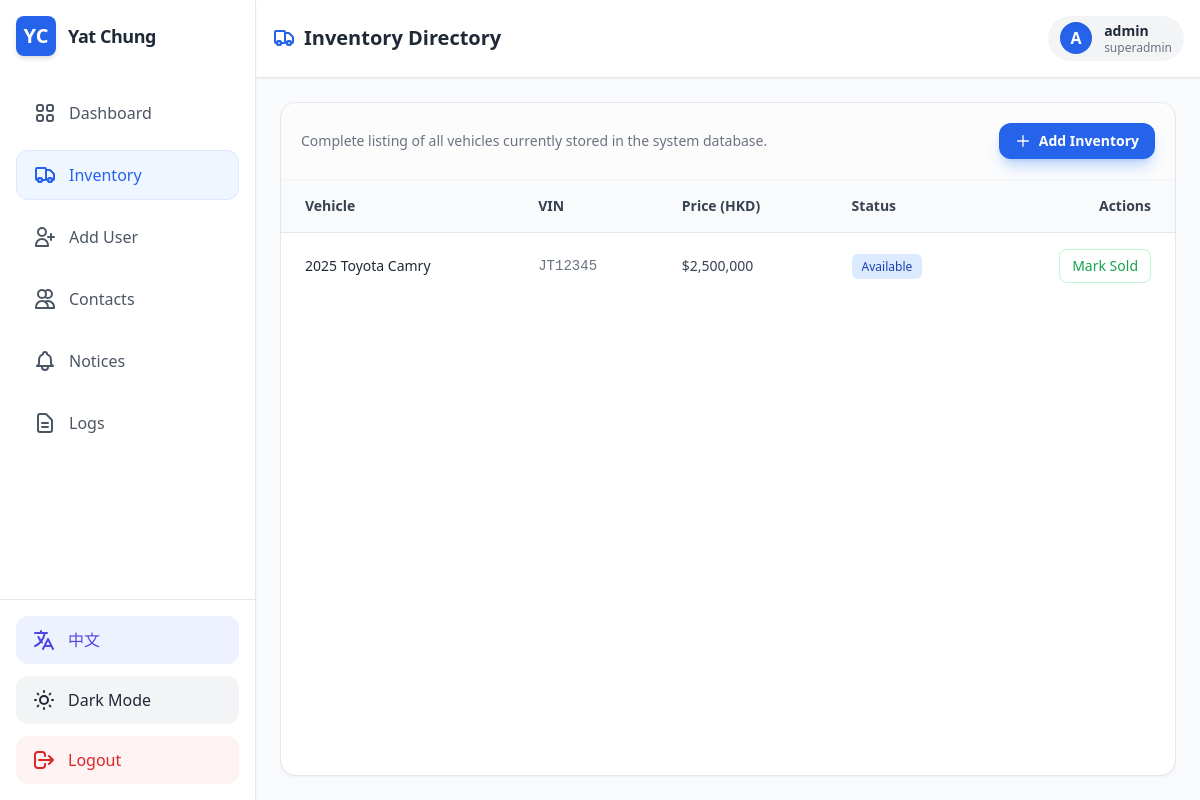
/inventory (signed in), run on an earlier commit of the app's database.
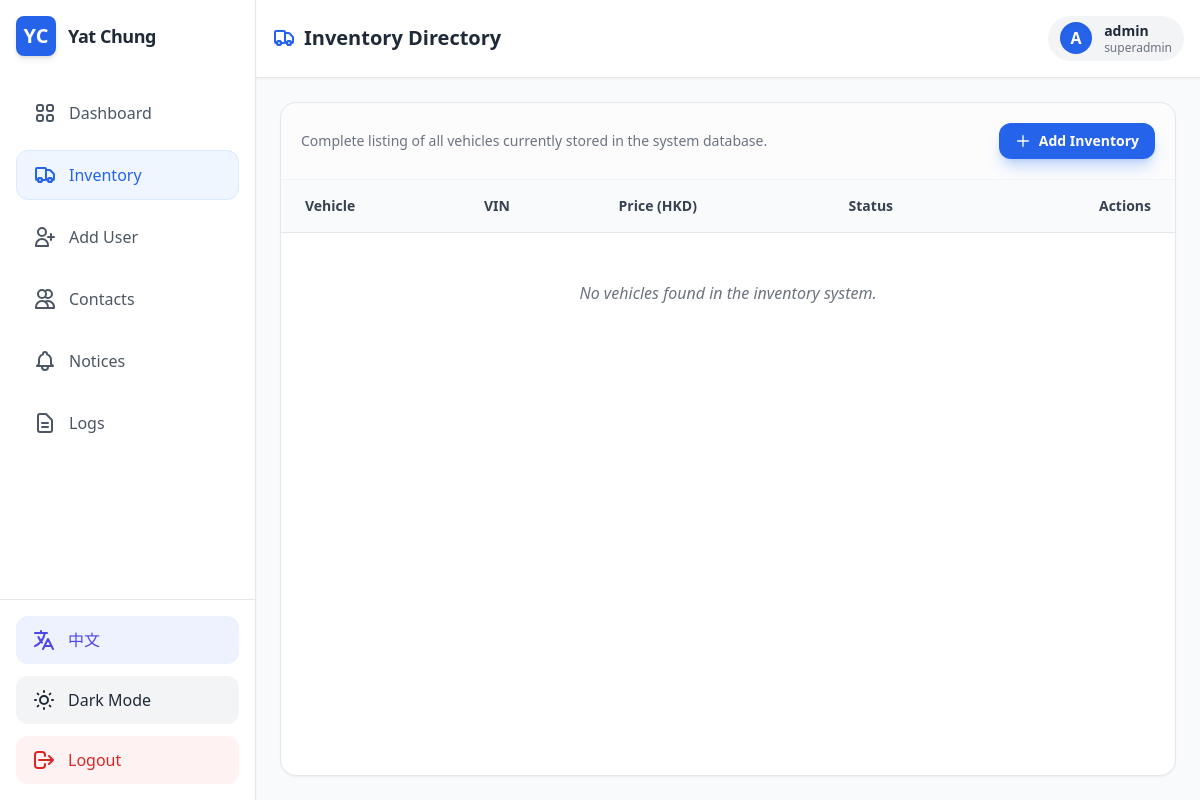
And on a later commit of the database.
### app.py (models this page shows, shortened)
class User(UserMixin, db.Model):
    __tablename__ = 'users'
    id = db.Column(db.Integer, primary_key=True)
    username = db.Column(db.String(80), unique=True, nullable=False)
    password_hash = db.Column(db.String(128), nullable=False)
    role = db.Column(db.String(20), nullable=False, default='staff')

class Inventory(db.Model):
    __tablename__ = 'inventory'
    id = db.Column(db.Integer, primary_key=True)
    make = db.Column(db.String(50), nullable=False)
    model = db.Column(db.String(50), nullable=False)
    year = db.Column(db.Integer, nullable=False)
    vin = db.Column(db.String(17), unique=True, nullable=False)
    status = db.Column(db.String(20), default='Available')
    price = db.Column(db.Float, nullable=False)

### app.py (the view)
@app.route('/inventory')
def inventory():
    try:
        if not current_user.is_authenticated:
            return redirect(url_for('login'))
        new_log = AuditLog(user_id=current_user.id, action="Viewed full inventory directory")
        db.session.add(new_log)
        db.session.commit()
        inventory_items = Inventory.query.order_by(Inventory.id.desc()).all()
        return render_template('inventory.html', user=current_user, inventory=inventory_items)
    except Exception as e:
        print(f"🛑 INVENTORY ROUTE ERROR: {str(e)}")
        flash(f"Could not load Inventory tab: {str(e)}", "error")
        return redirect(url_for('dashboard'))

### app.py (called while the page is built)
@login_manager.user_loader
def load_user(user_id):
    return User.query.get(int(user_id))

@app.context_processor
def inject_translations():
    lang = flask_session.get('lang', 'en')
    def t(key):
        return TRANSLATIONS.get(lang, {}).get(key, key)
    return dict(t=t, current_lang=lang)

### templates/inventory.html (shortened to what this page needs)
{% extends "base.html" %}
{% block header_content %}
<h2 class="text-xl font-bold text-gray-800 dark:text-white flex items-center gap-2">
    {{ t('inventory_tab') }} Directory
</h2>
<div class="flex items-center gap-3 px-3 py-1.5 bg-gray-100 dark:bg-gray-700 rounded-full">
    <div class="w-8 h-8 bg-primary text-white rounded-full flex items-center justify-center font-bold shadow-inner">
        {{ user.username[0] | upper if user else 'U' }}
    </div>
    <div class="hidden sm:block text-sm">
        <p class="font-bold leading-tight">{{ user.username if user else 'Staff User' }}</p>
        <p class="text-xs text-gray-500 dark:text-gray-400 leading-tight">{{ user.role if user else 'Staff' }}</p>
    </div>
</div>
{% endblock %}
{% block content %}
<div class="bg-white dark:bg-gray-800 border border-gray-200 dark:border-gray-700 rounded-2xl shadow-sm overflow-hidden flex flex-col h-full">
    <div class="p-5 border-b border-gray-100 dark:border-gray-700 bg-gray-50/50 dark:bg-gray-800/50 flex justify-between items-center">
        <p class="text-sm text-gray-500 dark:text-gray-400">Complete listing of all vehicles currently stored in the system database.</p>
        {% if user and user.role in ['owner', 'co_owner', 'senior_staff', 'staff', 'superadmin'] %}
        <button type="button" onclick="document.getElementById('add-inventory-modal').classList.remove('hidden')"
                class="flex items-center gap-2 py-2 px-4 bg-primary hover:bg-blue-700 text-white rounded-xl font-bold text-sm shadow-lg shadow-blue-500/30 transition-all whitespace-nowrap">
            <svg class="w-4 h-4" fill="none" stroke="currentColor" viewBox="0 0 24 24"><path stroke-linecap="round" stroke-linejoin="round" stroke-width="2" d="M12 4v16m8-8H4"></path></svg>
            Add Inventory
        </button>
        {% endif %}
    </div>
    <div class="overflow-x-auto flex-1">
        <table class="w-full text-left border-collapse">
            <thead>
                <tr class="bg-gray-50 dark:bg-gray-900 border-b border-gray-200 dark:border-gray-700">
                    <th class="py-4 px-6 font-semibold text-sm text-gray-700 dark:text-gray-300">Vehicle</th>
                    <th class="py-4 px-6 font-semibold text-sm text-gray-700 dark:text-gray-300">VIN</th>
                    <th class="py-4 px-6 font-semibold text-sm text-gray-700 dark:text-gray-300">Price (HKD)</th>
                    <th class="py-4 px-6 font-semibold text-sm text-gray-700 dark:text-gray-300">Status</th>
                    {% if user and user.role != 'investor' %}
                    <th class="py-4 px-6 font-semibold text-sm text-gray-700 dark:text-gray-300 text-right">Actions</th>
                    {% endif %}
                </tr>
            </thead>
            <tbody class="divide-y divide-gray-100 dark:divide-gray-700">
                {% for item in inventory %}
                <tr class="hover:bg-gray-50/50 dark:hover:bg-gray-800/50 transition-colors">
                    <td class="py-4 px-6 text-sm font-medium text-gray-800 dark:text-gray-200 whitespace-nowrap">
                        {{ item.year }} {{ item.make }} {{ item.model }}
                    </td>
                    <td class="py-4 px-6 text-sm text-gray-500 dark:text-gray-400 font-mono">
                        {{ item.vin }}
                    </td>
                    <td class="py-4 px-6 text-sm text-gray-700 dark:text-gray-300">
                        ${{ "{:,.0f}".format(item.price) }}
                    </td>
                    <td class="py-4 px-6 text-sm">
                        <span class="px-2.5 py-1 rounded-md text-xs font-medium
                            {% if item.status == 'Available' %} bg-blue-100 text-blue-800 dark:bg-blue-900/30 dark:text-blue-400
                            {% elif item.status == 'Reserved' %} bg-orange-100 text-orange-800 dark:bg-orange-900/30 dark:text-orange-400
                            {% else %} bg-gray-100 text-gray-800 dark:bg-gray-700 dark:text-gray-300 {% endif %}">
                            {{ item.status }}
                        </span>
                    </td>
                    {% if user and user.role != 'investor' %}
                    <td class="py-4 px-6 text-right whitespace-nowrap">
                        {% if item.status != 'Sold' %}
                        <form action="{{ url_for('mark_sold', item_id=item.id) }}" method="POST" class="inline">
                            <button type="submit" class="text-sm font-medium text-success hover:text-green-700 dark:hover:text-green-400 px-3 py-1.5 border border-green-200 dark:border-green-800/30 rounded-lg hover:bg-green-50 dark:hover:bg-green-900/20 transition-all">
                                Mark Sold
                            </button>
                        </form>
                        {% else %}
                        <span class="text-sm text-gray-400 italic">Completed</span>
                        {% endif %}
                    </td>
                    {% endif %}
                </tr>
                {% else %}
                <tr>
                    <td colspan="5" class="py-12 text-center text-gray-500 dark:text-gray-400 italic">
                        No vehicles found in the inventory system.
                    </td>
                </tr>
                {% endfor %}
            </tbody>
        </table>
    </div>
</div>
{% endblock %}

### templates/base.html (shortened to what this page needs)
<!DOCTYPE html>
<html lang="en" class="light">
<head>
    <script src="https://cdn.tailwindcss.com"></script>
</head>
<body class="bg-gray-50 dark:bg-gray-900 text-gray-800 dark:text-gray-100 h-screen flex overflow-hidden">
    {% if user %}
    <aside class="w-24 md:w-64 bg-white dark:bg-gray-800 border-r border-gray-200 dark:border-gray-700 flex flex-col justify-between shadow-sm z-10 transition-all">
        <div class="p-4">
            <div class="flex items-center justify-center md:justify-start gap-3 mb-8">
                <div class="w-10 h-10 bg-primary text-white rounded-lg flex items-center justify-center font-bold text-xl shadow-md">YC</div>
                <h1 class="hidden md:block font-bold text-lg tracking-tight">Yat Chung</h1>
            </div>
            <nav class="space-y-3">
                <a href="{{ url_for('dashboard') }}" class="w-full flex items-center justify-center md:justify-start gap-3 px-4 py-3 rounded-xl font-medium transition-colors border
                    {% if request.endpoint == 'dashboard' %} bg-blue-50 dark:bg-blue-900/30 text-primary border-blue-100 dark:border-blue-800
                    {% else %} border-transparent hover:bg-gray-100 dark:hover:bg-gray-700 text-gray-600 dark:text-gray-300 {% endif %}">
                    <span class="hidden md:inline">{{ t('dashboard') }}</span>
                </a>
                <a href="{{ url_for('inventory') }}" class="w-full flex items-center justify-center md:justify-start gap-3 px-4 py-3 rounded-xl font-medium transition-colors border
                    {% if request.endpoint == 'inventory' %} bg-blue-50 dark:bg-blue-900/30 text-primary border-blue-100 dark:border-blue-800
                    {% else %} border-transparent hover:bg-gray-100 dark:hover:bg-gray-700 text-gray-600 dark:text-gray-300 {% endif %}">
                    <span class="hidden md:inline">{{ t('inventory_tab') }}</span>
                </a>
                {% if user and user.role in ['superadmin', 'owner'] %}
                <button onclick="openUserModal()" class="w-full flex items-center justify-center md:justify-start gap-3 px-4 py-3 hover:bg-gray-100 dark:hover:bg-gray-700 rounded-xl font-medium transition-colors text-gray-600 dark:text-gray-300 border border-transparent">
                    <svg class="w-6 h-6" fill="none" stroke="currentColor" viewBox="0 0 24 24"><path stroke-linecap="round" stroke-linejoin="round" stroke-width="2" d="M18 9v3m0 0v3m0-3h3m-3 0h-3m-2-5a4 4 0 11-8 0 4 4 0 018 0zM3 20a6 6 0 0112 0v1H3v-1z"></path></svg>
                    <span class="hidden md:inline">{{ t('add_user') }}</span>
                </button>
                {% endif %}
                {% if user and user.role != 'investor' %}
                <a href="{{ url_for('customers') }}" class="w-full flex items-center justify-center md:justify-start gap-3 px-4 py-3 rounded-xl font-medium transition-colors border
                    {% if request.endpoint == 'customers' %} bg-blue-50 dark:bg-blue-900/30 text-primary border-blue-100 dark:border-blue-800
                    {% else %} border-transparent hover:bg-gray-100 dark:hover:bg-gray-700 text-gray-600 dark:text-gray-300 {% endif %}">
                    <svg class="w-6 h-6" fill="none" stroke="currentColor" viewBox="0 0 24 24"><path stroke-linecap="round" stroke-linejoin="round" stroke-width="2" d="M12 4.354a4 4 0 110 5.292M15 21H3v-1a6 6 0 0112 0v1zm0 0h6v-1a6 6 0 00-9-5.197M13 7a4 4 0 11-8 0 4 4 0 018 0z"></path></svg>
                    <span class="hidden md:inline">{{ t('contacts') }}</span>
                </a>
                {% endif %}
                <a href="{{ url_for('system_notices') }}" class="w-full flex items-center justify-center md:justify-start gap-3 px-4 py-3 rounded-xl font-medium transition-colors border
                    {% if request.endpoint == 'system_notices' %} bg-blue-50 dark:bg-blue-900/30 text-primary border-blue-100 dark:border-blue-800
                    {% else %} border-transparent hover:bg-gray-100 dark:hover:bg-gray-700 text-gray-600 dark:text-gray-300 {% endif %}">
                    <span class="hidden md:inline">{{ t('notices_tab') }}</span>
                </a>
                {% if user and user.role == 'superadmin' %}
                <a href="{{ url_for('view_logs') }}" class="w-full flex items-center justify-center md:justify-start gap-3 px-4 py-3 rounded-xl font-medium transition-colors border
                    {% if request.endpoint == 'view_logs' %} bg-blue-50 dark:bg-blue-900/30 text-primary border-blue-100 dark:border-blue-800
                    {% else %} border-transparent hover:bg-gray-100 dark:hover:bg-gray-700 text-gray-600 dark:text-gray-300 {% endif %}">
                    <svg class="w-6 h-6" fill="none" stroke="currentColor" viewBox="0 0 24 24"><path stroke-linecap="round" stroke-linejoin="round" stroke-width="2" d="M9 12h6m-6 4h6m2 5H7a2 2 0 01-2-2V5a2 2 0 012-2h5.586a1 1 0 01.707.293l5.414 5.414a1 1 0 01.293.707V19a2 2 0 01-2 2z"></path></svg>
                    <span class="hidden md:inline">{{ t('logs') }}</span>
                </a>
                {% endif %}
            </nav>
        </div>
        <div class="p-4 border-t border-gray-200 dark:border-gray-700 space-y-3">
            <a href="{{ url_for('set_lang', lang='zh' if current_lang == 'en' else 'en') }}" class="w-full flex items-center justify-center md:justify-start gap-3 px-4 py-3 bg-indigo-50 dark:bg-indigo-900/30 text-indigo-600 dark:text-indigo-400 hover:bg-indigo-100 dark:hover:bg-indigo-900/50 rounded-xl font-medium transition-colors">
                <svg class="w-6 h-6" fill="none" stroke="currentColor" viewBox="0 0 24 24"><path stroke-linecap="round" stroke-linejoin="round" stroke-width="2" d="M3 5h12M9 3v2m1.048 9.5A18.022 18.022 0 016.412 9m6.088 9h7M11 21l5-10 5 10M12.751 5C11.783 10.77 8.07 15.61 3 18.129"></path></svg>
                <span class="hidden md:inline">{{ '中文' if current_lang == 'en' else 'English' }}</span>
            </a>
            <button id="theme-toggle" class="w-full flex items-center justify-center md:justify-start gap-3 px-4 py-3 bg-gray-100 dark:bg-gray-700 hover:bg-gray-200 dark:hover:bg-gray-600 rounded-xl font-medium transition-colors">
                <span class="hidden md:inline" id="theme-text">Dark Mode</span>
            </button>
            <a href="{{ url_for('logout') }}" class="w-full flex items-center justify-center md:justify-start gap-3 px-4 py-3 bg-red-50 text-red-600 dark:bg-red-900/20 dark:text-red-400 hover:bg-red-100 dark:hover:bg-red-900/40 rounded-xl font-medium transition-colors">
                <svg class="w-6 h-6" fill="none" stroke="currentColor" viewBox="0 0 24 24"><path stroke-linecap="round" stroke-linejoin="round" stroke-width="2" d="M17 16l4-4m0 0l-4-4m4 4H7m6 4v1a3 3 0 01-3 3H6a3 3 0 01-3-3V7a3 3 0 013-3h4a3 3 0 013 3v1"></path></svg>
                <span class="hidden md:inline">{{ t('logout') }}</span>
            </a>
        </div>
    </aside>
    {% endif %}
    <main class="flex-1 flex flex-col h-full overflow-hidden relative">
        {% if user %}
        <header class="bg-white dark:bg-gray-800 border-b border-gray-200 dark:border-gray-700 p-4 flex justify-between items-center shadow-sm z-0">
            {% block header_content %}{% endblock %}
        </header>
        {% endif %}
        <div class="flex-1 overflow-y-auto p-4 md:p-6">
            {% block content %}
            {% endblock %}
        </div>
    </main>
</body>
</html>

### templates/base.html (style rules this page uses)
body { transition: background-color 0.3s ease, color 0.3s ease; }

What changed in the data, as far as the page shows it:
removed Inventory: year "2025", make "Toyota", model "Camry", vin "JT12345", price "2,500,000", status "Available"
Also different on the page:
text now shown: "No vehicles found in the inventory system."
